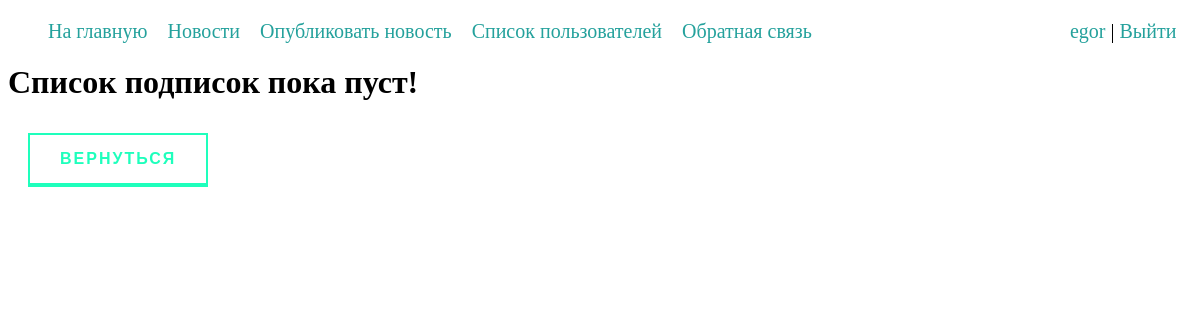
The page /account/subscriptions/?usid=3 (signed in) on the database as committed earlier.
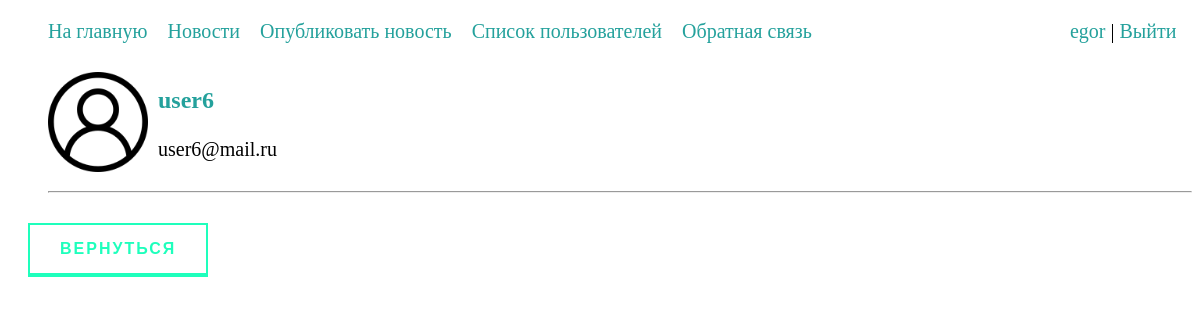
The same page on the database as committed later.
### news/models.py (models this page shows, shortened)
class UserFollowing(models.Model):
    user = models.ForeignKey(User, related_name="following", on_delete=models.CASCADE, null=True)
    following_user = models.ForeignKey(User, related_name="followers", on_delete=models.CASCADE, null=True)

class Profile(models.Model):
    user = models.OneToOneField(User, null=True, on_delete=models.CASCADE)
    about = models.TextField(null=True, blank=True)
    profile_pic = models.ImageField(null=True, blank=True, upload_to="photos/", default="photos/user.png", verbose_name='Фотография пользователя')
    class Meta:
        verbose_name = 'Профиль'
        verbose_name_plural = 'Профили'
        ordering = ['id']
    def get_absolute_url(self):
        return reverse('profile', kwargs={'profile_id': self.pk})

### account/views.py (the view)
# urls.py: path('subscriptions/', Subs.as_view(), name='subs'),
class Subs(LoginRequiredMixin, DataMixin, ListView):
    model = UserFollowing
    template_name = 'account/subs.html'
    context_object_name = 'subs'
    paginate_by = 5
    def get_context_data(self, *,object_list=None, **kwargs):
        context = super().get_context_data(**kwargs)
        context['profile_usid'] = Profile.objects.select_related('user').get(user_id=self.request.GET.get('usid'))
        mix_def = self.get_user_context(title='Подписки ' + User.objects.select_related('profile')
                                        .get(id=self.request.GET.get('usid'))
                                        .username)
        return dict(list(context.items()) + list(mix_def.items()))
    def get_queryset(self):
        return UserFollowing.objects\
            .filter(following_user_id=self.request.GET.get('usid'))\
            .select_related('following_user', 'user', 'user__profile')

### account/utils.py (called while the page is built)
    def get_user_context(self, **kwargs):
        context = kwargs
        cats = Category.objects.all()
        context['menu'] = menu
        context['cats'] = cats
        return context

### account/templates/account/subs.html (shortened to what this page needs)
{% extends 'news/base.html' %}
{% load static %}
{% block content %}
{% if not subs %}
    <h1>Список подписок пока пуст!</h1>
{% endif %}
<ul class="user-list">
{% for s in subs %}
    <li>
            <div class="user-in-list">
                <img src="{{ s.user.profile.profile_pic.url }}" class="avatar_for_list" alt="avatar">
                <div>
                    <p style="font-size: 24px;"><a href="{{ s.user.profile.get_absolute_url }}"><b>{{ s.user.username }}</b></a></p>
                    <p>{{ s.user.email }}</p>
                </div>
            </div>
        </li>
    <hr>
{% endfor %}
</ul>
<a href="{% url 'profile' profile_id=profile_usid.id %}" class="animated-button">Вернуться</a>
{% endblock %}

### news/templates/news/base.html (shortened to what this page needs)
{% load static %}
<!DOCTYPE html>
<html lang="en">
<head>
    <link rel='stylesheet' type='text/css' href="{% static 'news/css/styles.css' %}" />
</head>
<body>
{% block mainmenu %}
<ul class="head">
    {% for m in menu %}
    <li><a href="{% url m.url_name %}">{{m.title}}</a></li>
    {% endfor %}
    {% if request.user.is_authenticated %}
            <li class="headLogin"><a href="{% url 'profile' profile_id=user.profile.id %}">{{ user.username }}</a> | <a href="{% url 'logout' %}">Выйти</a></li>
    {% else %}
        <li class="headLogin"><a href="{% url 'register' %}">Регистрация</a> | <a href="{% url 'login' %}">Вход</a></li>
    {% endif %}
</ul>
{% endblock mainmenu %}
{% block content %}
{% endblock %}
</body>
</html>

Rows that differ between the two databases and show on the page:
added UserFollowing: user.profile.profile_pic (placeholder picture), user.username "user6", user.email "user6@mail.ru"
Other text that changed with them:
text no longer shown: "Список подписок пока пуст!"
